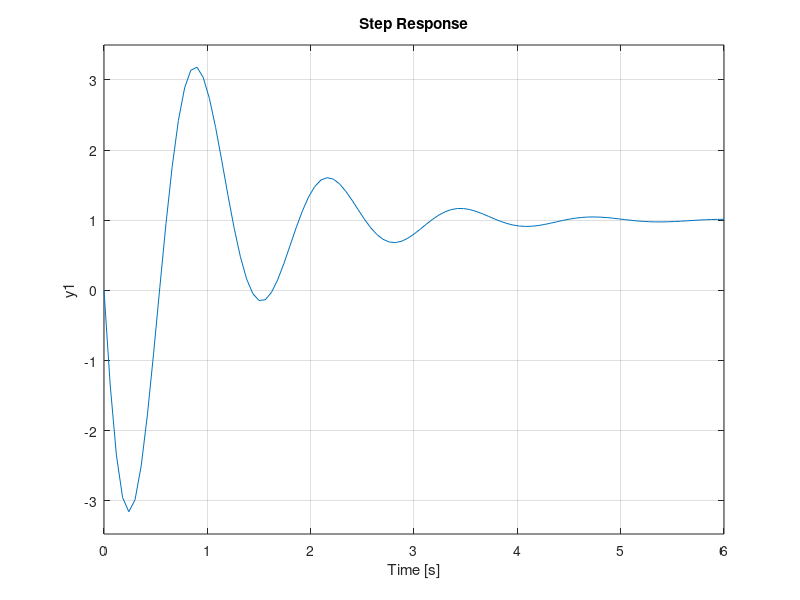

This figure's MATLAB source: (Note: this script raises an error after producing the figure.)
close;
clear;
clc;

s = tf("s");

a = 1;
z = 0.2;
w = 5;

H = @(a) ((s/(a*z*w)) + 1 )/( (s/w)^2 + 2*z*(s/w) + 1 );

figure();
hold on;
for i=-5:5
    step(H(i));
end